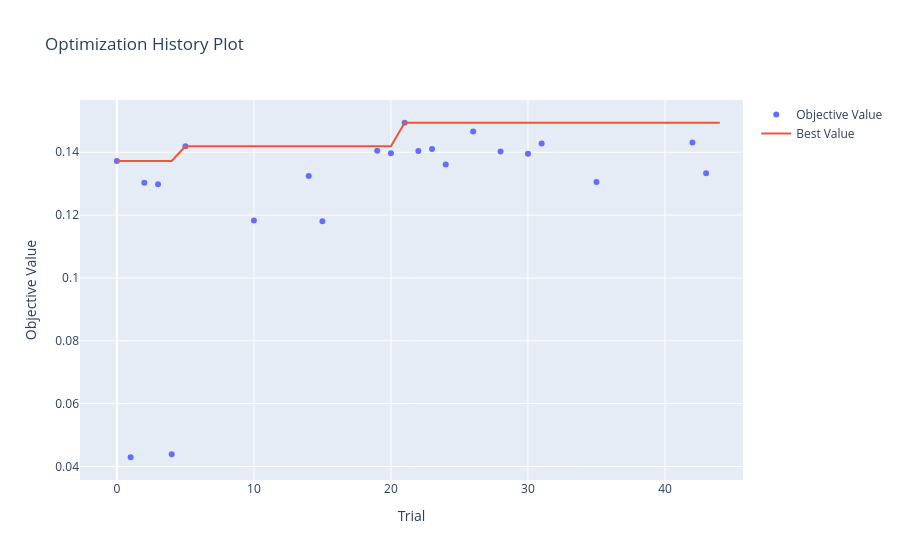

Write notebook code for a chart like this one.
### Markdown cell above
## Analyze study

### Code cell
plot_optimization_history(study)

### Figure 1 — Plotly figure (JSON) as saved in the notebook; plotly's stock layout.template omitted (floating-point values rounded to 4 significant figures)
{"data": [{"mode": "markers", "name": "Objective Value", "type": "scatter", "x": [0, 1, 2, 3, 4, 5, 10, 14, 15, 19, 20, 21, 22, 23, 24, 26, 28, 30, 31, 35, 42, 43], "y": [0.1372, 0.04293, 0.1303, 0.1299, 0.04392, 0.1419, 0.1183, 0.1325, 0.1181, 0.1405, 0.1397, 0.1494, 0.1404, 0.141, 0.1361, 0.1466, 0.1402, 0.1396, 0.1428, 0.1305, 0.1431, 0.1334]}, {"mode": "lines", "name": "Best Value", "type": "scatter", "x": [0, 1, 2, 3, 4, 5, 6, 7, 8, 9, 10, 11, 12, 13, 14, 15, 16, 17, 18, 19, 20, 21, 22, 23, 24, 25, 26, 27, 28, 29, 30, 31, 32, 33, 34, 35, 36, 37, 38, 39, 40, 41, 42, 43, 44], "y": [0.1372, 0.1372, 0.1372, 0.1372, 0.1372, 0.1419, 0.1419, 0.1419, 0.1419, 0.1419, 0.1419, 0.1419, 0.1419, 0.1419, 0.1419, 0.1419, 0.1419, 0.1419, 0.1419, 0.1419, 0.1419, 0.1494, 0.1494, 0.1494, 0.1494, 0.1494, 0.1494, 0.1494, 0.1494, 0.1494, 0.1494, 0.1494, 0.1494, 0.1494, 0.1494, 0.1494, 0.1494, 0.1494, 0.1494, 0.1494, 0.1494, 0.1494, 0.1494, 0.1494, 0.1494]}, {"marker": {"color": "#cccccc"}, "mode": "markers", "name": "Infeasible Trial", "showlegend": false, "type": "scatter", "x": [], "y": []}], "layout": {"title": {"text": "Optimization History Plot"}, "xaxis": {"title": {"text": "Trial"}}, "yaxis": {"title": {"text": "Objective Value"}}}}
